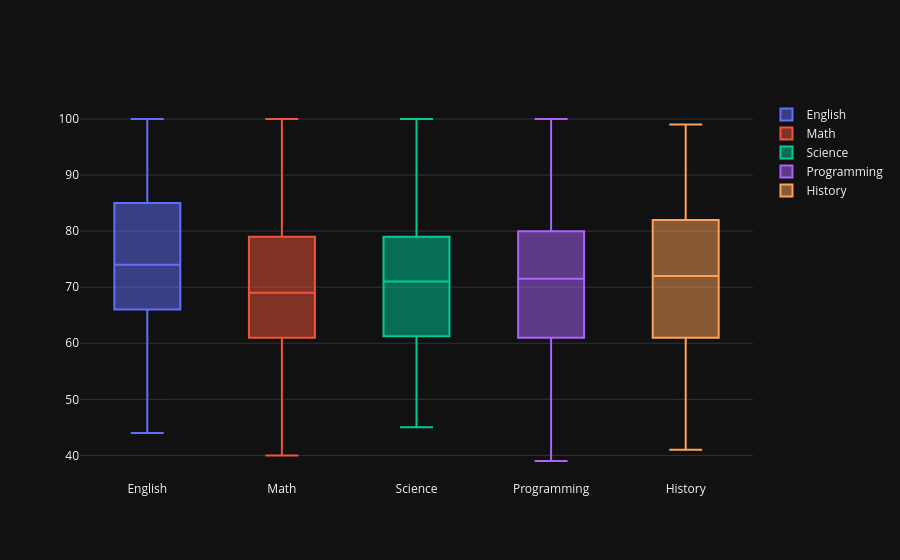

Notebook code cell kept with this figure:
### Code cell
data = []

for sbjct in df.Subject.unique():
    data.append(go.Box(y=df[df.Subject == sbjct].Exam_Score, name=sbjct))

iplot(data, show_link=False);

### Figure 1 — Plotly figure (JSON) as saved in the notebook; plotly's stock layout.template omitted (floating-point values rounded to 4 significant figures; data arrays with more than 128 entries replaced by an {"elided": "..."} marker saying what was removed)
{"data": [{"name": "English", "y": {"elided": "210 int values"}, "type": "box"}, {"name": "Math", "y": {"elided": "195 int values"}, "type": "box"}, {"name": "Science", "y": {"elided": "215 int values"}, "type": "box"}, {"name": "Programming", "y": {"elided": "182 int values"}, "type": "box"}, {"name": "History", "y": {"elided": "198 int values"}, "type": "box"}], "layout": {}}
